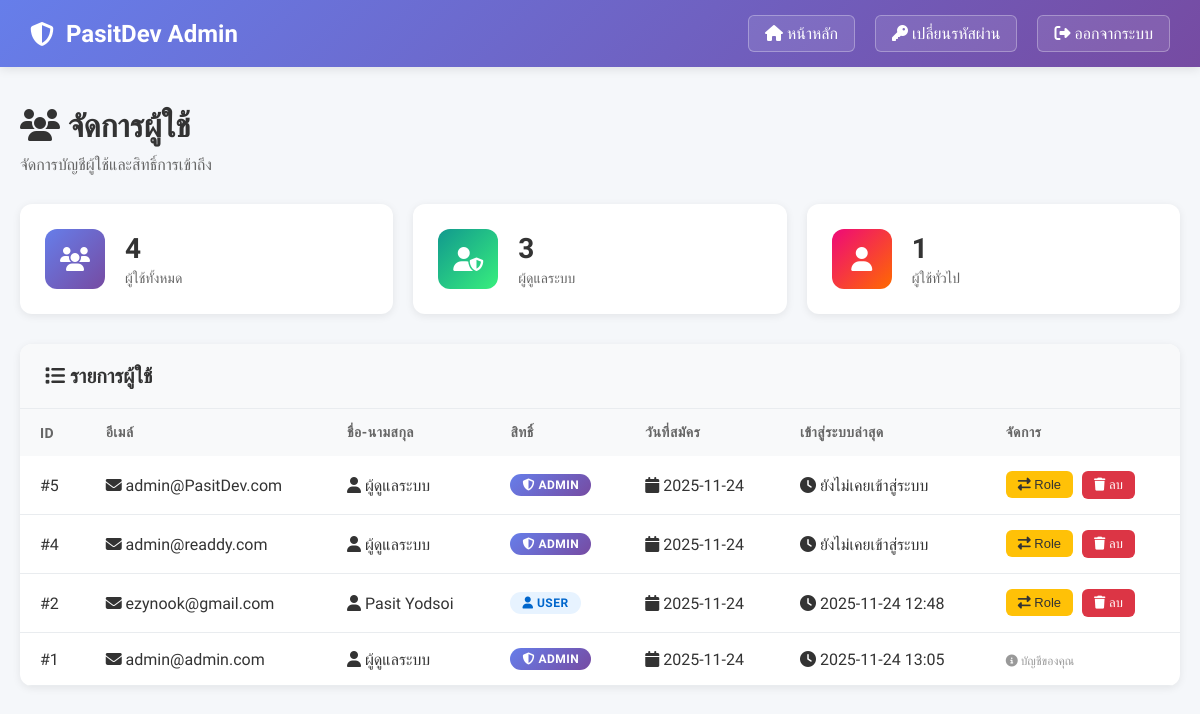
The page /admin (signed in) on the database its author committed.
### tables this page shows
CREATE TABLE users (
            id INTEGER PRIMARY KEY AUTOINCREMENT,
            email TEXT UNIQUE NOT NULL,
            password TEXT NOT NULL,
            full_name TEXT NOT NULL,
            role TEXT DEFAULT 'user',
            created_at TIMESTAMP DEFAULT CURRENT_TIMESTAMP,
            last_login TIMESTAMP
        );

### app.py (the view)
@app.route('/admin')
@admin_required
def admin():
    conn = get_db()
    cursor = conn.cursor()
    cursor.execute('''
        SELECT id, email, full_name, role, created_at, last_login
        FROM users
        ORDER BY created_at DESC
    ''')
    users = cursor.fetchall()
    conn.close()
    return render_template('admin.html', users=users)

### app.py (called while the page is built)
def get_db():
    conn = sqlite3.connect(DATABASE)
    conn.row_factory = sqlite3.Row
    return conn

@login_manager.user_loader
def load_user(user_id):
    conn = get_db()
    cursor = conn.cursor()
    cursor.execute('SELECT * FROM users WHERE id = ?', (user_id,))
    user_data = cursor.fetchone()
    conn.close()
    if user_data:
        return User(
            id=user_data['id'],
            email=user_data['email'],
            full_name=user_data['full_name'],
            role=user_data['role']
        )
    return None

def admin_required(f):
    @wraps(f)
    def decorated_function(*args, **kwargs):
        if not current_user.is_authenticated:
            return redirect(url_for('login'))
        if not current_user.is_admin():
            flash('คุณไม่มีสิทธิ์เข้าถึงหน้านี้', 'danger')
            return redirect(url_for('index'))
        return f(*args, **kwargs)
    return decorated_function

    def is_admin(self):
        return self.role == 'admin'

### templates/admin.html (shortened to what this page needs)
<!DOCTYPE html>
<html lang="th">
<head>
    <link rel="stylesheet" href="https://cdnjs.cloudflare.com/ajax/libs/font-awesome/6.4.0/css/all.min.css">
</head>
<body>
    <nav class="navbar">
        <div class="navbar-brand">
            <i class="fas fa-shield-alt"></i>
            <span>PasitDev Admin</span>
        </div>
        <div class="navbar-menu">
            <a href="{{ url_for('index') }}" class="btn">
                <i class="fas fa-home"></i> หน้าหลัก
            </a>
            <a href="{{ url_for('change_password') }}" class="btn">
                <i class="fas fa-key"></i> เปลี่ยนรหัสผ่าน
            </a>
            <a href="javascript:void(0);" class="btn btn-logout">
                <i class="fas fa-sign-out-alt"></i> ออกจากระบบ
            </a>
        </div>
    </nav>
    <div class="container">
        <div class="page-header">
            <h1><i class="fas fa-users"></i> จัดการผู้ใช้</h1>
            <p>จัดการบัญชีผู้ใช้และสิทธิ์การเข้าถึง</p>
        </div>
        <div class="stats-grid">
            <div class="stat-card">
                <div class="stat-icon primary">
                    <i class="fas fa-users"></i>
                </div>
                <div class="stat-content">
                    <h3>{{ users|length }}</h3>
                    <p>ผู้ใช้ทั้งหมด</p>
                </div>
            </div>
            <div class="stat-card">
                <div class="stat-icon success">
                    <i class="fas fa-user-shield"></i>
                </div>
                <div class="stat-content">
                    <h3>{{ users|selectattr('role', 'equalto', 'admin')|list|length }}</h3>
                    <p>ผู้ดูแลระบบ</p>
                </div>
            </div>
            <div class="stat-card">
                <div class="stat-icon danger">
                    <i class="fas fa-user"></i>
                </div>
                <div class="stat-content">
                    <h3>{{ users|selectattr('role', 'equalto', 'user')|list|length }}</h3>
                    <p>ผู้ใช้ทั่วไป</p>
                </div>
            </div>
        </div>
        <div class="card">
            <div class="card-header">
                <h2><i class="fas fa-list"></i> รายการผู้ใช้</h2>
            </div>
            <div class="table-container">
                {% if users %}
                    <table>
                        <thead>
                            <tr>
                                <th>ID</th>
                                <th>อีเมล์</th>
                                <th>ชื่อ-นามสกุล</th>
                                <th>สิทธิ์</th>
                                <th>วันที่สมัคร</th>
                                <th>เข้าสู่ระบบล่าสุด</th>
                                <th>จัดการ</th>
                            </tr>
                        </thead>
                        <tbody>
                            {% for user in users %}
                                <tr>
                                    <td>#{{ user.id }}</td>
                                    <td>
                                        <i class="fas fa-envelope"></i> {{ user.email }}
                                    </td>
                                    <td>
                                        <i class="fas fa-user"></i> {{ user.full_name }}
                                    </td>
                                    <td>
                                        <span class="badge badge-{{ user.role }}">
                                            <i class="fas fa-{{ 'shield-alt' if user.role == 'admin' else 'user' }}"></i>
                                            {{ user.role }}
                                        </span>
                                    </td>
                                    <td>
                                        <i class="fas fa-calendar"></i>
                                        {{ user.created_at[:10] if user.created_at else '-' }}
                                    </td>
                                    <td>
                                        <i class="fas fa-clock"></i>
                                        {{ user.last_login[:16] if user.last_login else 'ยังไม่เคยเข้าสู่ระบบ' }}
                                    </td>
                                    <td>
                                        {% if user.id != current_user.id %}
                                            <form method="POST" action="{{ url_for('toggle_role', user_id=user.id) }}" style="display: inline;">
                                                <button type="submit" class="btn-action btn-warning" title="เปลี่ยน Role">
                                                    <i class="fas fa-exchange-alt"></i> Role
                                                </button>
                                            </form>
                                            <form method="POST" action="{{ url_for('delete_user', user_id=user.id) }}" style="display: inline;" onsubmit="return confirm('คุณแน่ใจว่าต้องการลบผู้ใช้นี้?')">
                                                <button type="submit" class="btn-action btn-danger" title="ลบผู้ใช้">
                                                    <i class="fas fa-trash"></i> ลบ
                                                </button>
                                            </form>
                                        {% else %}
                                            <span style="color: #999; font-size: 12px;">
                                                <i class="fas fa-info-circle"></i> บัญชีของคุณ
                                            </span>
                                        {% endif %}
                                    </td>
                                </tr>
                            {% endfor %}
                        </tbody>
                    </table>
                {% else %}
                    <div class="empty-state">
                        <i class="fas fa-inbox"></i>
                        <p>ไม่มีข้อมูลผู้ใช้</p>
                    </div>
                {% endif %}
            </div>
        </div>
    </div>
</body>
</html>

### templates/admin.html (style rules this page uses)
* { margin: 0; padding: 0; box-sizing: border-box; }
body { font-family: 'Sarabun', sans-serif; background: #f5f7fa; min-height: 100vh; }
.navbar { background: linear-gradient(135deg, #667eea 0%, #764ba2 100%); color: white; padding: 15px 30px; display: flex; justify-content: space-between; align-items: center; box-shadow: 0 2px 10px rgba(0, 0, 0, 0.1); }
.navbar-brand { display: flex; align-items: center; gap: 12px; font-size: 24px; font-weight: 700; }
.navbar-menu { display: flex; align-items: center; gap: 20px; }
.navbar a { color: white; text-decoration: none; font-weight: 500; transition: opacity 0.3s; }
.btn { padding: 8px 16px; border-radius: 6px; border: 1px solid rgba(255, 255, 255, 0.3); background: rgba(255, 255, 255, 0.1); transition: all 0.3s; }
.container { max-width: 1200px; margin: 40px auto; padding: 0 20px; }
.page-header { margin-bottom: 30px; }
.page-header h1 { font-size: 32px; color: #333; margin-bottom: 10px; }
.page-header p { color: #666; font-size: 16px; }
.stats-grid { display: grid; grid-template-columns: repeat(auto-fit, minmax(250px, 1fr)); gap: 20px; margin-bottom: 30px; }
.stat-card { background: white; padding: 25px; border-radius: 12px; box-shadow: 0 2px 8px rgba(0, 0, 0, 0.08); display: flex; align-items: center; gap: 20px; }
.stat-icon { width: 60px; height: 60px; border-radius: 12px; display: flex; align-items: center; justify-content: center; font-size: 24px; color: white; }
.stat-icon.primary { background: linear-gradient(135deg, #667eea 0%, #764ba2 100%); }
.stat-icon.success { background: linear-gradient(135deg, #11998e 0%, #38ef7d 100%); }
.stat-icon.danger { background: linear-gradient(135deg, #ee0979 0%, #ff6a00 100%); }
.stat-content h3 { font-size: 28px; font-weight: 700; color: #333; margin-bottom: 5px; }
.stat-content p { color: #666; font-size: 14px; }
.card { background: white; border-radius: 12px; box-shadow: 0 2px 8px rgba(0, 0, 0, 0.08); overflow: hidden; }
.card-header { padding: 20px 25px; background: #f8f9fa; border-bottom: 1px solid #e9ecef; }
.card-header h2 { font-size: 20px; font-weight: 600; color: #333; }
.table-container { overflow-x: auto; }
table { width: 100%; border-collapse: collapse; }
thead { background: #f8f9fa; }
th { padding: 15px 20px; text-align: left; font-weight: 600; color: #666; font-size: 14px; text-transform: uppercase; letter-spacing: 0.5px; }
td { padding: 15px 20px; border-bottom: 1px solid #e9ecef; color: #333; }
.badge { display: inline-block; padding: 4px 12px; border-radius: 20px; font-size: 12px; font-weight: 600; text-transform: uppercase; letter-spacing: 0.5px; }
.badge-admin { background: linear-gradient(135deg, #667eea 0%, #764ba2 100%); color: white; }
.badge-user { background: #e7f3ff; color: #0066cc; }
.btn-action { padding: 6px 12px; border-radius: 6px; border: none; font-size: 13px; font-weight: 500; cursor: pointer; transition: all 0.3s; margin-right: 5px; }
.btn-warning { background: #ffc107; color: #333; }
.btn-danger { background: #dc3545; color: white; }

### rows shown on the page
users: id "5", email "admin@PasitDev.com", full_name "ผู้ดูแลระบบ", role "ADMIN", created_at "2025-11-24", last_login "ยังไม่เคยเข้าสู่ระบบ"
users: id "4", email "admin@readdy.com", full_name "ผู้ดูแลระบบ", role "ADMIN", created_at "2025-11-24", last_login "ยังไม่เคยเข้าสู่ระบบ"
users: id "2", email "ezynook@gmail.com", full_name "Pasit Yodsoi", role "USER", created_at "2025-11-24", last_login "2025-11-24 12:48"
users: id "1", email "admin@admin.com", full_name "ผู้ดูแลระบบ", role "ADMIN", created_at "2025-11-24", last_login "2025-11-24 13:05", shows "บัญชีของคุณ"

### other values the page prints
{{ users|length }} "4"
{{ users|selectattr('role', 'equalto', 'admin')|list|length }} "3"
{{ users|selectattr('role', 'equalto', 'user')|list|length }} "1"
